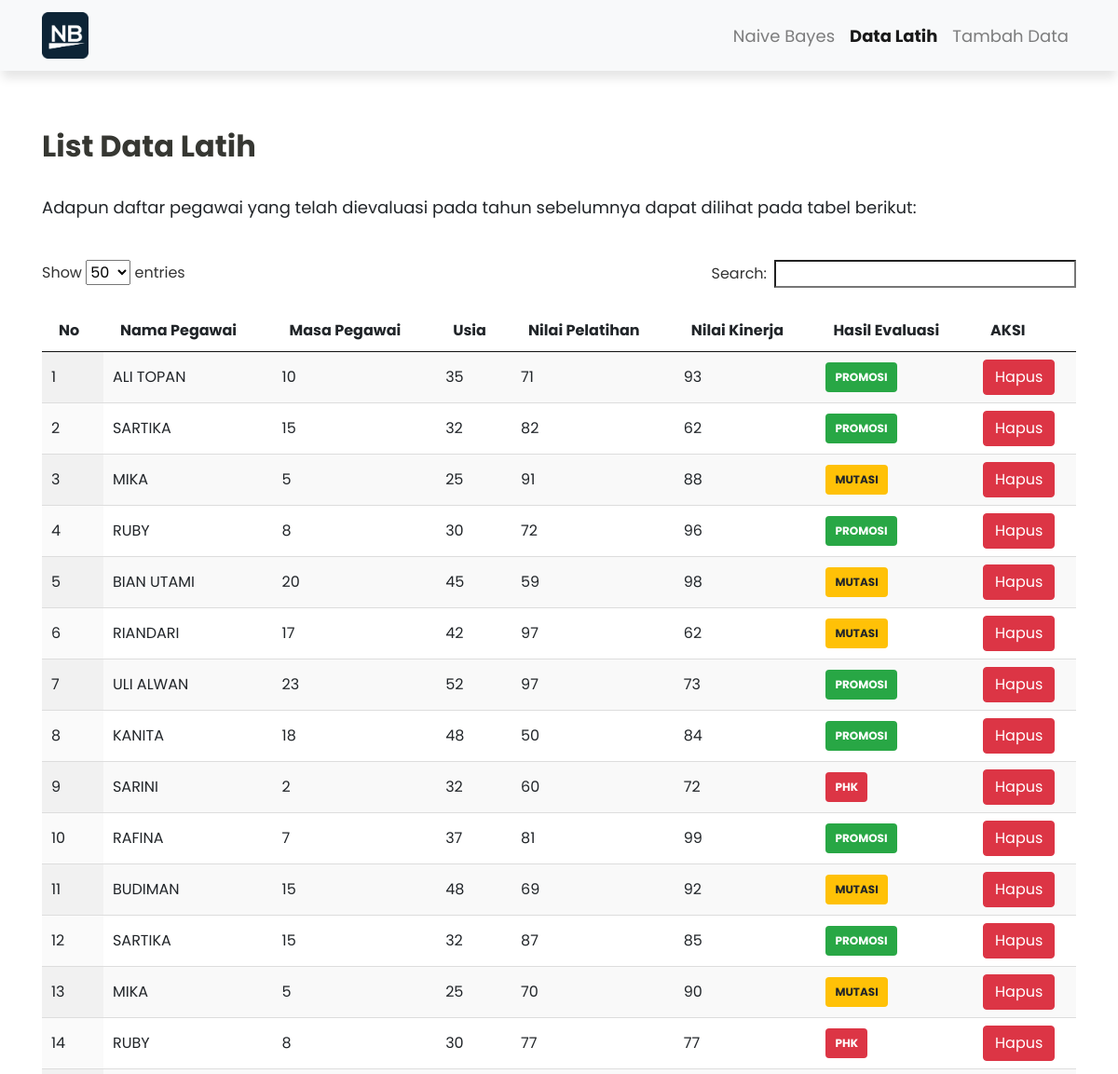
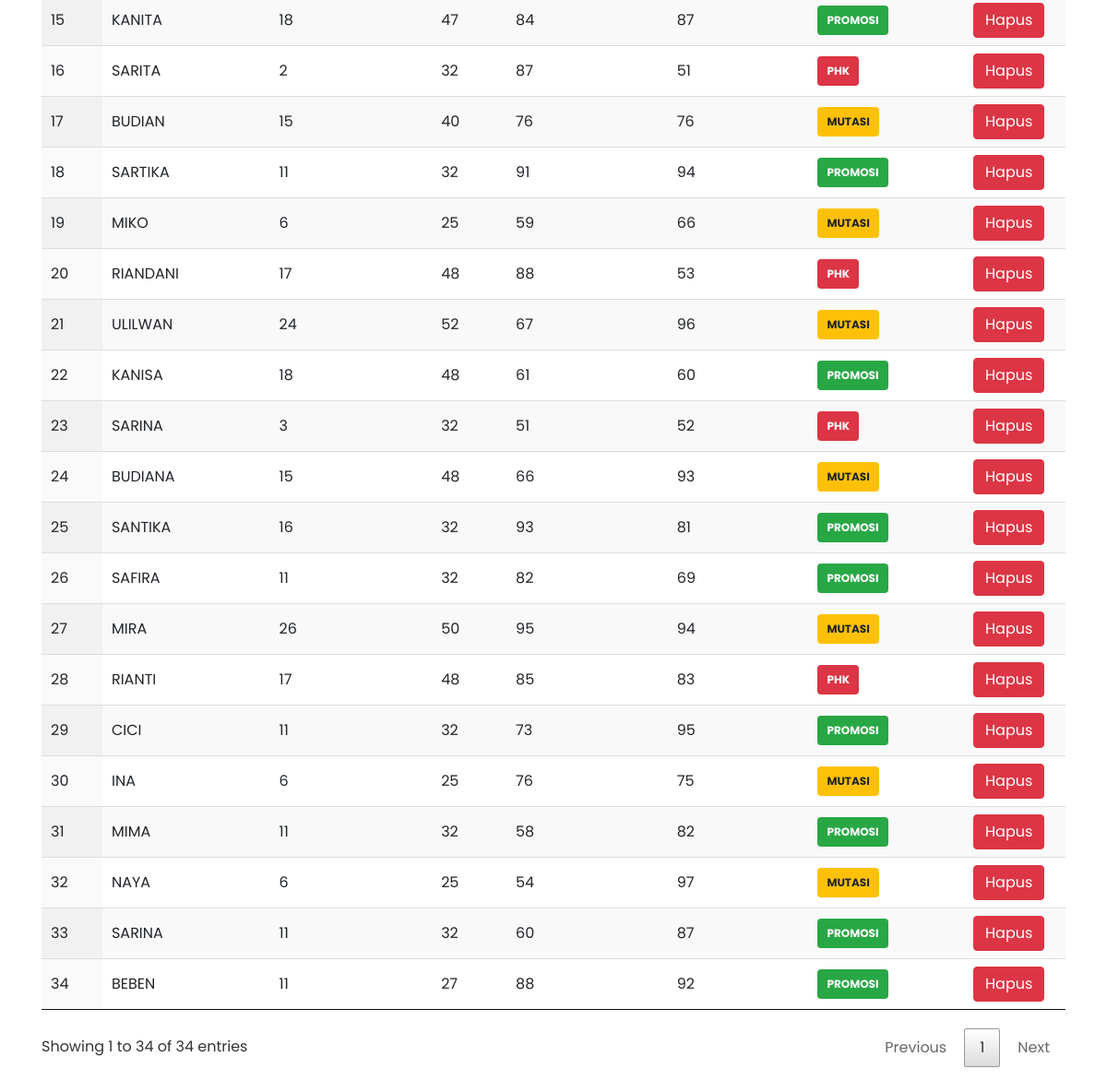
Page /data_latih.php on the committed database (2 pictures, top to bottom).
### tables this page shows
CREATE TABLE `data_latih` (
  `nama_pegawai` varchar(50) NOT NULL,
  `masa_kerja` int(5) NOT NULL,
  `usia` int(5) NOT NULL,
  `nilai_pelatihan` int(5) NOT NULL,
  `nilai_kinerja` int(5) NOT NULL,
  `hasil_evaluasi` varchar(50) NOT NULL
);

### function.php (called while the page is built)
<?php
function getDataLatih()
{
    $conn = mysqli_connect("localhost", "root", "", "naivebayes");
    $sql = "SELECT * FROM data_latih";
    $stmt = $conn->prepare($sql);
    $stmt->execute();
    $stmt->bind_result($nama, $mk, $usia, $np, $nk, $hasil);
    $response = array();
    while ($stmt->fetch()) {
        $temp = array();
        $temp['nama_pegawai'] = $nama;
        $temp['masa_kerja'] = $mk;
        $temp['usia'] = $usia;
        $temp['nilai_pelatihan'] = $np;
        $temp['nilai_kinerja'] = $nk;
        $temp['hasil_evaluasi'] = $hasil;
        array_push($response, $temp);
    }
    return json_encode($response);
}

### data_latih.php (the view, shortened to what this page needs)
<!DOCTYPE html>
<html lang="en">
<head>
    <link rel="stylesheet" href="css/bootstrap.min.css"/>
    <link rel="stylesheet" href="css/fontawesome.css"/>
    <link rel="stylesheet" href="css/brands.css"/>
    <link rel="stylesheet" href="css/solid.css"/>
    <link rel="stylesheet" href="css/gaya.css">
    <link rel="stylesheet" href="css/datatables.css">
</head>
<body>
<nav class="navbar navbar-expand-lg fixed-top navbar-light bg-light static-top">
    <div class="container">
        <a class="navbar-brand" href="index.php">
            <img src="img/nbc.png" alt="" width=50 height=50>
        </a>
        <div class="collapse navbar-collapse" id="navbarResponsive">
            <ul class="ml-auto navbar-nav">
                <li class="nav-item">
                    <a class="nav-link" href="index.php">Naive Bayes</a>
                </li>
                <li class="nav-item active">
                    <a class="nav-link" href="data_latih.php">Data Latih <span class="sr-only">(current)</span></a>
                </li>
                <li class="nav-item">
                    <a class="nav-link" href="tambah_data.php">Tambah Data</a>
                </li>
            </ul>
        </div>
    </div>
</nav>
<div class="container" style='margin-top:90px; margin-bottom: 90px'>
    <div class="row">
        <div class="mt-5 col-12">
            <h2 class="tebal">List Data Latih</h2><br>
            <p class="desc">Adapun daftar pegawai yang telah dievaluasi pada tahun sebelumnya dapat dilihat pada tabel
                berikut: </p><br>
            <table id="dataLatih" class="pt-3 mb-3 display">
                <thead>
                <tr>
                    <th>No</th>
                    <th>Nama Pegawai</th>
                    <th>Masa Pegawai</th>
                    <th>Usia</th>
                    <th>Nilai Pelatihan</th>
                    <th>Nilai Kinerja</th>
                    <th>Hasil Evaluasi</th>
                    <th>AKSI</th>
                </tr>
                </thead>
                <tbody>
                <?php
                include_once("function.php");
                $data = getDataLatih();
                $hasil = json_decode($data, true);
                $no = 1;
                foreach ($hasil as $hasil) {
                    ?>
                    <tr>
                        <td><?php echo $no; ?></td>
                        <td><?php echo $hasil['nama_pegawai']; ?></td>
                        <td><?php echo $hasil['masa_kerja']; ?></td>
                        <td><?php echo $hasil['usia']; ?></td>
                        <td><?php echo $hasil['nilai_pelatihan'] ?></td>
                        <td><?php echo $hasil['nilai_kinerja']; ?></td>
                        <td><?php
                            if ($hasil['hasil_evaluasi'] === "PROMOSI") {
                                echo "<span class='badge badge-success' style='padding:10px'>PROMOSI</span>";
                            } elseif ($hasil['hasil_evaluasi'] === "MUTASI") {
                                echo "<span class='badge badge-warning' style='padding:10px'>MUTASI</span>";
                            } else {
                                echo "<span class='badge badge-danger' style='padding:10px'>PHK</span>";
                            }
                            ?></td>
                        <td>
                            <a href="/proses/delete_data.php?nama=<?php echo $hasil['nama_pegawai']; ?>&usia=<?php echo $hasil['usia']; ?>&mk=<?php echo $hasil['masa_kerja']; ?>">
                                <button type="button" class="btn btn-danger">Hapus</button>
                            </a>
                        </td>
                    </tr>
                    <?php
                    $no++;
                }
                ?>
                </tbody>
            </table>
        </div>
    </div>
</div>
</body>
</html>

### css/gaya.css (style rules this page uses)
* { font-family: 'Poppins', sans-serif; }
.navbar { -webkit-box-shadow: 0 10px 10px -2px rgba(0,0,0,.1); -moz-box-shadow: 0 10px 10px -2px rgba(0,0,0,.1); box-shadow: 0 10px 10px -2px rgba(0,0,0,.1); font-size: 18px; color: #222; }
.active { font-weight: bold; color: #363732; }
.tebal { color: #363732; font-weight: bold; }
.desc { font-size: 18px; line-height: 30.24px; text-align: justify; }

### css/datatables.css (style rules this page uses)
table.dataTable { width: 100%; margin: 0 auto; clear: both; border-collapse: separate; border-spacing: 0; }
table.dataTable thead th, table.dataTable tfoot th { font-weight: bold; }
table.dataTable thead th, table.dataTable thead td { padding: 10px 18px; border-bottom: 1px solid #111; }
table.dataTable thead .sorting, table.dataTable thead .sorting_asc, table.dataTable thead .sorting_desc, table.dataTable thead .sorting_asc_disabled, table.dataTable thead .sorting_desc_disabled { cursor: pointer; *cursor: hand; background-repeat: no-repeat; background-position: center right; }
table.dataTable thead .sorting { background-image: url("DataTables-1.10.18/images/sort_both.png"); }
table.dataTable thead .sorting_asc { background-image: url("DataTables-1.10.18/images/sort_asc.png"); }
table.dataTable tbody tr { background-color: #ffffff; }
table.dataTable tbody th, table.dataTable tbody td { padding: 8px 10px; }
table.dataTable.row-border tbody th, table.dataTable.row-border tbody td, table.dataTable.display tbody th, table.dataTable.display tbody td { border-top: 1px solid #ddd; }
table.dataTable.row-border tbody tr:first-child th, table.dataTable.row-border tbody tr:first-child td, table.dataTable.display tbody tr:first-child th, table.dataTable.display tbody tr:first-child td { border-top: none; }
table.dataTable.stripe tbody tr.odd, table.dataTable.display tbody tr.odd { background-color: #f9f9f9; }
table.dataTable.order-column tbody tr > .sorting_1, table.dataTable.order-column tbody tr > .sorting_2, table.dataTable.order-column tbody tr > .sorting_3, table.dataTable.display tbody tr > .sorting_1, table.dataTable.display tbody tr > .sorting_2, table.dataTable.display tbody tr > .sorting_3 { background-color: #fafafa; }
table.dataTable.display tbody tr.odd > .sorting_1, table.dataTable.order-column.stripe tbody tr.odd > .sorting_1 { background-color: #f1f1f1; }
table.dataTable.display tbody tr.even > .sorting_1, table.dataTable.order-column.stripe tbody tr.even > .sorting_1 { background-color: #fafafa; }
table.dataTable.no-footer { border-bottom: 1px solid #111; }
table.dataTable, table.dataTable th, table.dataTable td { box-sizing: content-box; }

### rows in the picture
data_latih: nama_pegawai "ALI TOPAN", masa_kerja "10", usia "35", nilai_pelatihan "71", nilai_kinerja "93", hasil_evaluasi "PROMOSI"
data_latih: nama_pegawai "SARTIKA", masa_kerja "15", usia "32", nilai_pelatihan "82", nilai_kinerja "62", hasil_evaluasi "PROMOSI"
data_latih: nama_pegawai "MIKA", masa_kerja "5", usia "25", nilai_pelatihan "91", nilai_kinerja "88", hasil_evaluasi "MUTASI"
data_latih: nama_pegawai "RUBY", masa_kerja "8", usia "30", nilai_pelatihan "72", nilai_kinerja "96", hasil_evaluasi "PROMOSI"
data_latih: nama_pegawai "BIAN UTAMI", masa_kerja "20", usia "45", nilai_pelatihan "59", nilai_kinerja "98", hasil_evaluasi "MUTASI"
data_latih: nama_pegawai "RIANDARI", masa_kerja "17", usia "42", nilai_pelatihan "97", nilai_kinerja "62", hasil_evaluasi "MUTASI"
data_latih: nama_pegawai "ULI ALWAN", masa_kerja "23", usia "52", nilai_pelatihan "97", nilai_kinerja "73", hasil_evaluasi "PROMOSI"
data_latih: nama_pegawai "KANITA", masa_kerja "18", usia "48", nilai_pelatihan "50", nilai_kinerja "84", hasil_evaluasi "PROMOSI"
data_latih: nama_pegawai "SARINI", masa_kerja "2", usia "32", nilai_pelatihan "60", nilai_kinerja "72", hasil_evaluasi "PHK"
data_latih: nama_pegawai "RAFINA", masa_kerja "7", usia "37", nilai_pelatihan "81", nilai_kinerja "99", hasil_evaluasi "PROMOSI"
data_latih: nama_pegawai "BUDIMAN", masa_kerja "15", usia "48", nilai_pelatihan "69", nilai_kinerja "92", hasil_evaluasi "MUTASI"
data_latih: nama_pegawai "SARTIKA", masa_kerja "15", usia "32", nilai_pelatihan "87", nilai_kinerja "85", hasil_evaluasi "PROMOSI"
data_latih: nama_pegawai "MIKA", masa_kerja "5", usia "25", nilai_pelatihan "70", nilai_kinerja "90", hasil_evaluasi "MUTASI"
data_latih: nama_pegawai "RUBY", masa_kerja "8", usia "30", nilai_pelatihan "77", nilai_kinerja "77", hasil_evaluasi "PHK"
data_latih: nama_pegawai "KANITA", masa_kerja "18", usia "47", nilai_pelatihan "84", nilai_kinerja "87", hasil_evaluasi "PROMOSI"
data_latih: nama_pegawai "SARITA", masa_kerja "2", usia "32", nilai_pelatihan "87", nilai_kinerja "51", hasil_evaluasi "PHK"
data_latih: nama_pegawai "BUDIAN", masa_kerja "15", usia "40", nilai_pelatihan "76", nilai_kinerja "76", hasil_evaluasi "MUTASI"
data_latih: nama_pegawai "SARTIKA", masa_kerja "11", usia "32", nilai_pelatihan "91", nilai_kinerja "94", hasil_evaluasi "PROMOSI"
data_latih: nama_pegawai "MIKO", masa_kerja "6", usia "25", nilai_pelatihan "59", nilai_kinerja "66", hasil_evaluasi "MUTASI"
data_latih: nama_pegawai "RIANDANI", masa_kerja "17", usia "48", nilai_pelatihan "88", nilai_kinerja "53", hasil_evaluasi "PHK"
data_latih: nama_pegawai "ULILWAN", masa_kerja "24", usia "52", nilai_pelatihan "67", nilai_kinerja "96", hasil_evaluasi "MUTASI"
data_latih: nama_pegawai "KANISA", masa_kerja "18", usia "48", nilai_pelatihan "61", nilai_kinerja "60", hasil_evaluasi "PROMOSI"
data_latih: nama_pegawai "SARINA", masa_kerja "3", usia "32", nilai_pelatihan "51", nilai_kinerja "52", hasil_evaluasi "PHK"
data_latih: nama_pegawai "BUDIANA", masa_kerja "15", usia "48", nilai_pelatihan "66", nilai_kinerja "93", hasil_evaluasi "MUTASI"
data_latih: nama_pegawai "SANTIKA", masa_kerja "16", usia "32", nilai_pelatihan "93", nilai_kinerja "81", hasil_evaluasi "PROMOSI"
data_latih: nama_pegawai "SAFIRA", masa_kerja "11", usia "32", nilai_pelatihan "82", nilai_kinerja "69", hasil_evaluasi "PROMOSI"
data_latih: nama_pegawai "MIRA", masa_kerja "26", usia "50", nilai_pelatihan "95", nilai_kinerja "94", hasil_evaluasi "MUTASI"
data_latih: nama_pegawai "RIANTI", masa_kerja "17", usia "48", nilai_pelatihan "85", nilai_kinerja "83", hasil_evaluasi "PHK"
data_latih: nama_pegawai "CICI", masa_kerja "11", usia "32", nilai_pelatihan "73", nilai_kinerja "95", hasil_evaluasi "PROMOSI"
data_latih: nama_pegawai "INA", masa_kerja "6", usia "25", nilai_pelatihan "76", nilai_kinerja "75", hasil_evaluasi "MUTASI"
data_latih: nama_pegawai "MIMA", masa_kerja "11", usia "32", nilai_pelatihan "58", nilai_kinerja "82", hasil_evaluasi "PROMOSI"
data_latih: nama_pegawai "NAYA", masa_kerja "6", usia "25", nilai_pelatihan "54", nilai_kinerja "97", hasil_evaluasi "MUTASI"
data_latih: nama_pegawai "SARINA", masa_kerja "11", usia "32", nilai_pelatihan "60", nilai_kinerja "87", hasil_evaluasi "PROMOSI"
data_latih: nama_pegawai "BEBEN", masa_kerja "11", usia "27", nilai_pelatihan "88", nilai_kinerja "92", hasil_evaluasi "PROMOSI"
